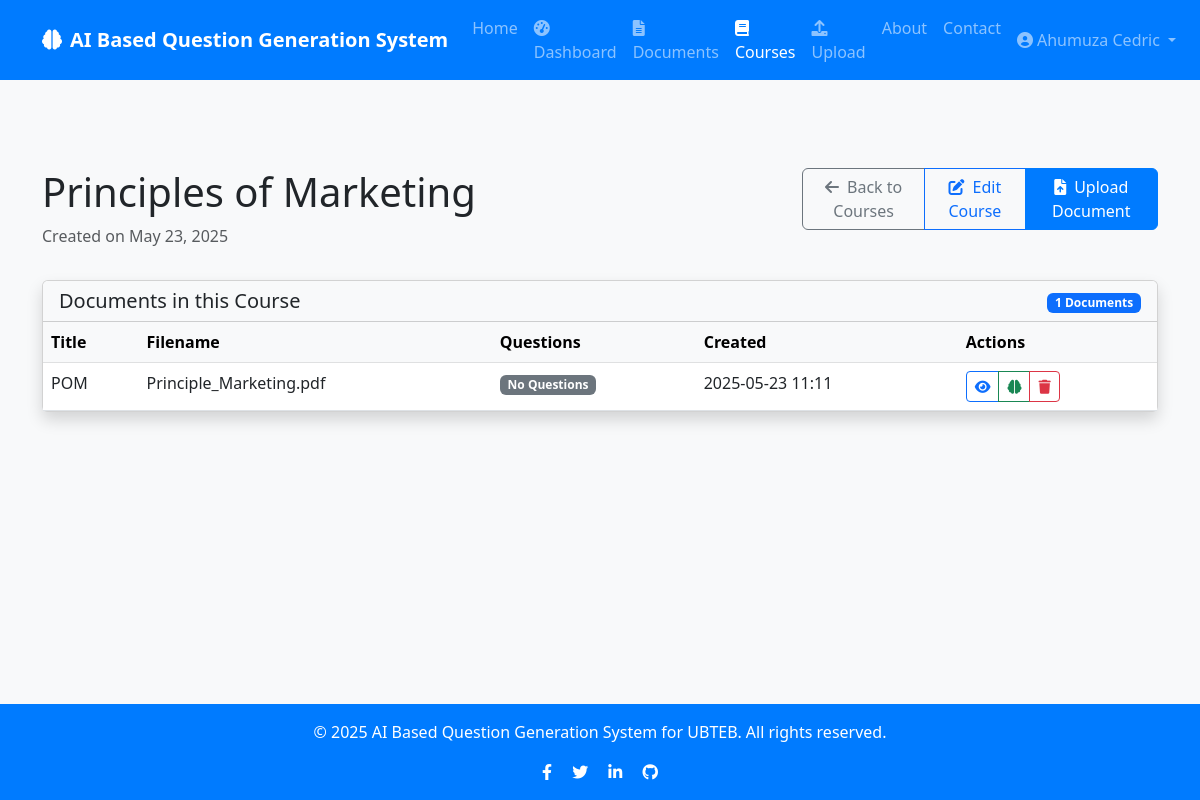
Screenshot of /courses/2 (signed in) with the database file from the repository.
### app/models/user.py (models this page shows, shortened)
class User(db.Model, UserMixin):
    id = db.Column(db.Integer, primary_key=True)
    username = db.Column(db.String(50), unique=True, nullable=False)
    email = db.Column(db.String(120), unique=True, nullable=False)
    password = db.Column(db.String(60), nullable=False)
    created_at = db.Column(db.DateTime, default=datetime.utcnow)
    documents = db.relationship('Document', backref='author', lazy=True, cascade="all, delete-orphan")
    questions = db.relationship('Question', backref='author', lazy=True, cascade="all, delete-orphan")
    courses = db.relationship('Course', backref='author', lazy=True, cascade="all, delete-orphan")

### app/models/course.py (models this page shows, shortened)
class Course(db.Model):
    id = db.Column(db.Integer, primary_key=True)
    title = db.Column(db.String(100), nullable=False)
    description = db.Column(db.Text, nullable=True)
    created_at = db.Column(db.DateTime, default=datetime.utcnow)
    user_id = db.Column(db.Integer, db.ForeignKey('user.id'), nullable=False)
    documents = db.relationship('Document', backref='course', lazy=True, cascade="all, delete-orphan")

### app/models/document.py (models this page shows, shortened)
class Document(db.Model):
    id = db.Column(db.Integer, primary_key=True)
    title = db.Column(db.String(100), nullable=False)
    filename = db.Column(db.String(100), nullable=False)
    file_path = db.Column(db.String(255), nullable=False)
    content = db.Column(db.Text, nullable=False)
    created_at = db.Column(db.DateTime, default=datetime.utcnow)
    user_id = db.Column(db.Integer, db.ForeignKey('user.id'), nullable=False)
    course_id = db.Column(db.Integer, db.ForeignKey('course.id'), nullable=True)
    questions = db.relationship('Question', backref='document', lazy=True, cascade="all, delete-orphan")
    question_sets = db.relationship('QuestionSet', backref='document', lazy=True, cascade="all, delete-orphan")

### app/routes/courses.py (the view)
@courses.route('/courses/<int:course_id>')
@login_required
def view_course(course_id):
    course = Course.query.get_or_404(course_id)
    if course.user_id != current_user.id:
        flash('You do not have permission to view this course.', 'danger')
        return redirect(url_for('courses.list_courses'))
    documents = Document.query.filter_by(course_id=course_id).all()
    return render_template('courses/view_course.html', course=course, documents=documents)

### app/models/user.py (called while the page is built)
@login_manager.user_loader
def load_user(user_id):
    return User.query.get(int(user_id))

### app/templates/courses/view_course.html (shortened to what this page needs)
{% extends "base.html" %}
{% block content %}
<div class="container py-5">
    <div class="row mb-4">
        <div class="col-md-8">
            <h1>{{ course.title }}</h1>
            <p class="text-muted mb-2">Created on {{ course.created_at.strftime('%B %d, %Y') }}</p>
        </div>
        <div class="col-md-4 text-end">
            <div class="btn-group">
                <a href="{{ url_for('courses.list_courses') }}" class="btn btn-outline-secondary">
                    <i class="fas fa-arrow-left me-2"></i>Back to Courses
                </a>
                <a href="{{ url_for('courses.edit_course', course_id=course.id) }}" class="btn btn-outline-primary">
                    <i class="fas fa-edit me-2"></i>Edit Course
                </a>
                <a href="{{ url_for('questions.upload_document') }}" class="btn btn-primary">
                    <i class="fas fa-file-upload me-2"></i>Upload Document
                </a>
            </div>
        </div>
    </div>
    <div class="row">
        <div class="col-md-12">
            <div class="card shadow mb-4">
                <div class="card-header bg-light">
                    <div class="row align-items-center">
                        <div class="col">
                            <h5 class="mb-0">Documents in this Course</h5>
                        </div>
                        <div class="col-auto">
                            <span class="badge bg-primary">{{ documents|length }} Documents</span>
                        </div>
                    </div>
                </div>
                {% if documents %}
                    <div class="card-body p-0">
                        <div class="table-responsive">
                            <table class="table table-hover mb-0">
                                <thead class="table-light">
                                    <tr>
                                        <th>Title</th>
                                        <th>Filename</th>
                                        <th>Questions</th>
                                        <th>Created</th>
                                        <th>Actions</th>
                                    </tr>
                                </thead>
                                <tbody>
                                    {% for document in documents|sort(attribute='created_at', reverse=True) %}
                                        <tr>
                                            <td>{{ document.title }}</td>
                                            <td>{{ document.filename }}</td>
                                            <td>
                                                {% if document.questions|length > 0 %}
                                                    <span class="badge bg-success">{{ document.questions|length }} Questions</span>
                                                {% else %}
                                                    <span class="badge bg-secondary">No Questions</span>
                                                {% endif %}
                                            </td>
                                            <td>{{ document.created_at.strftime('%Y-%m-%d %H:%M') }}</td>
                                            <td>
                                                <div class="btn-group" role="group">
                                                    <a href="{{ url_for('questions.view_document', document_id=document.id) }}"
                                                       class="btn btn-sm btn-outline-primary"
                                                       title="View Document">
                                                        <i class="fas fa-eye"></i>
                                                    </a>
                                                    <a href="{{ url_for('questions.generate_questions_form', document_id=document.id) }}"
                                                       class="btn btn-sm btn-outline-success"
                                                       title="Generate Questions">
                                                        <i class="fas fa-brain"></i>
                                                    </a>
                                                    <button type="button"
                                                            class="btn btn-sm btn-outline-danger delete-doc-btn"
                                                            data-document-id="{{ document.id }}"
                                                            data-document-title="{{ document.title }}"
                                                            title="Delete Document">
                                                        <i class="fas fa-trash"></i>
                                                    </button>
                                                </div>
                                            </td>
                                        </tr>
                                    {% endfor %}
                                </tbody>
                            </table>
                        </div>
                    </div>
                {% endif %}
            </div>
        </div>
    </div>
</div>
{% endblock %}

### app/templates/base.html (shortened to what this page needs)
<!DOCTYPE html>
<html lang="en">
<head>
    <link href="https://cdn.jsdelivr.net/npm/bootstrap@5.3.0/dist/css/bootstrap.min.css" rel="stylesheet">
    <link rel="stylesheet" href="https://cdnjs.cloudflare.com/ajax/libs/font-awesome/6.0.0/css/all.min.css">
</head>
<body>
    <nav class="navbar navbar-expand-lg navbar-dark mb-4">
        <div class="container">
            <a class="navbar-brand" href="{{ url_for('main.index') }}">
                <i class="fas fa-brain me-2"></i>AI Based Question Generation System
            </a>
            <div class="collapse navbar-collapse" id="navbarNav">
                <ul class="navbar-nav me-auto">
                    <li class="nav-item">
                        <a class="nav-link" href="{{ url_for('main.index') }}">Home</a>
                    </li>
                    {% if current_user.is_authenticated %}
                    <li class="nav-item">
                        <a class="nav-link {% if request.endpoint == 'main.dashboard' %}active{% endif %}"
                           href="{{ url_for('main.dashboard') }}">
                            <i class="fas fa-tachometer-alt me-1"></i>Dashboard
                        </a>
                    </li>
                    <li class="nav-item">
                        <a class="nav-link {% if request.endpoint.startswith('questions.list_documents') %}active{% endif %}"
                           href="{{ url_for('questions.list_documents') }}">
                            <i class="fas fa-file-alt me-1"></i>Documents
                        </a>
                    </li>
                    <li class="nav-item">
                        <a class="nav-link {% if request.endpoint.startswith('courses.') %}active{% endif %}"
                           href="{{ url_for('courses.list_courses') }}">
                            <i class="fas fa-book me-1"></i>Courses
                        </a>
                    </li>
                    <li class="nav-item">
                        <a class="nav-link {% if request.endpoint == 'questions.upload_document' %}active{% endif %}"
                           href="{{ url_for('questions.upload_document') }}">
                            <i class="fas fa-upload me-1"></i>Upload
                        </a>
                    </li>
                    {% endif %}
                    <li class="nav-item">
                        <a class="nav-link" href="{{ url_for('main.about') }}">About</a>
                    </li>
                    <li class="nav-item">
                        <a class="nav-link" href="{{ url_for('main.contact') }}">Contact</a>
                    </li>
                </ul>
                <ul class="navbar-nav">
                    {% if current_user.is_authenticated %}
                    <li class="nav-item dropdown">
                        <a class="nav-link dropdown-toggle" href="#" id="navbarDropdown" role="button" data-bs-toggle="dropdown" aria-expanded="false">
                            <i class="fas fa-user-circle me-1"></i>{{ current_user.username }}
                        </a>
                    </li>
                    {% endif %}
                </ul>
            </div>
        </div>
    </nav>
    <div class="content">
        {% block content %}{% endblock %}
    </div>
    <footer class="footer text-center">
        <div class="container">
            <div class="row">
                <div class="col-md-12">
                    <p>&copy; 2025 AI Based Question Generation System for UBTEB. All rights reserved.</p>
                    <div class="social-icons">
                        <a href="#" class="text-white me-3"><i class="fab fa-facebook-f"></i></a>
                        <a href="#" class="text-white me-3"><i class="fab fa-twitter"></i></a>
                        <a href="#" class="text-white me-3"><i class="fab fa-linkedin-in"></i></a>
                        <a href="#" class="text-white"><i class="fab fa-github"></i></a>
                    </div>
                </div>
            </div>
        </div>
    </footer>
</body>
</html>

### app/templates/base.html (style rules this page uses)
body { min-height: 100vh; display: flex; flex-direction: column; background-color: #f8f9fa; }
.content { flex: 1; }
.navbar { background-color:#007bff; }
.navbar-brand { font-weight: bold; color: #ffffff; }
.nav-item { color: #f8f9fa; }
.footer { background-color: #007bff; color: #ffffff; padding: 1rem 0; margin-top: 2rem; }
.card { box-shadow: 0 4px 6px rgba(0, 0, 0, 0.1); transition: all 0.3s ease; }
.btn-primary { background-color: #007bff; border-color: #007bff; }

### rows the page displays
User: username "Ahumuza Cedric"
Course: title "Principles of Marketing", created_at "May 23, 2025"
Document: title "POM", filename "Principle_Marketing.pdf", created_at "2025-05-23 11:11"

### other values shown
{{ documents|length }} "1"
